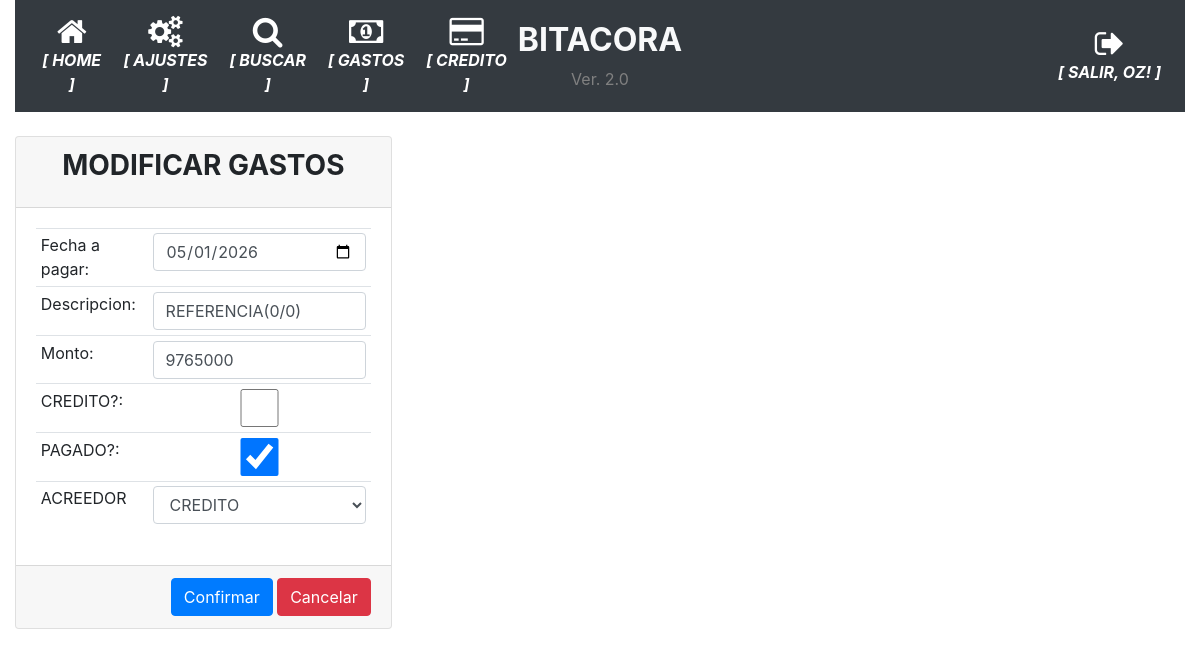
Page /modificar_gasto/3383 (signed in) on the earlier database version.
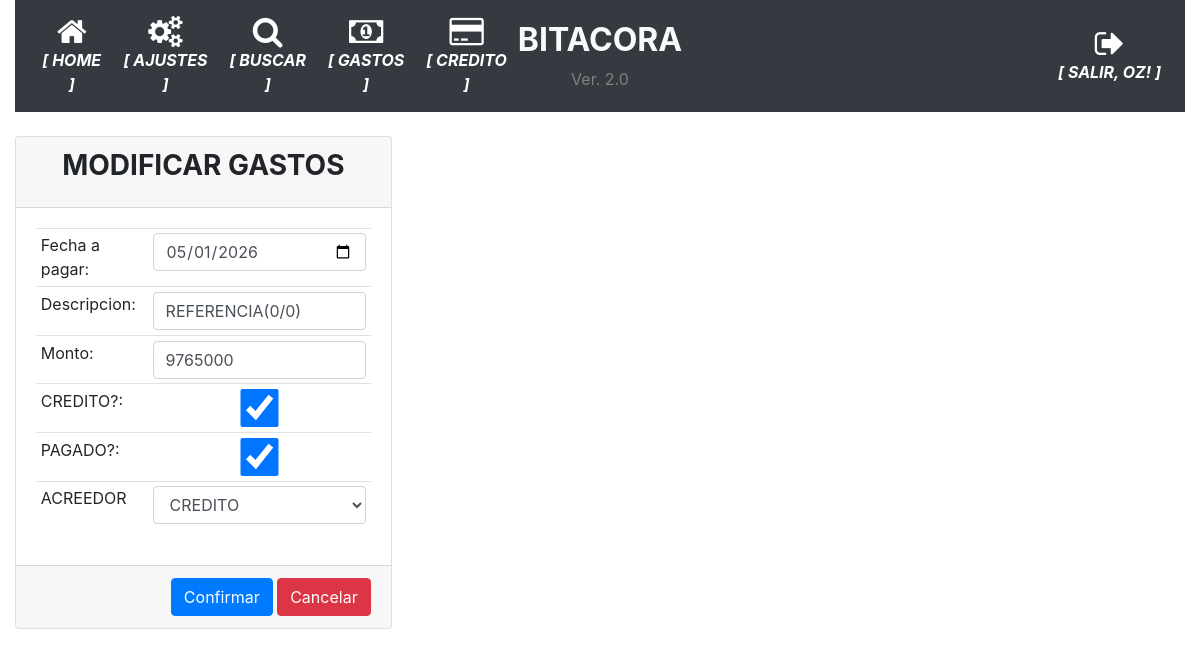
Same page on the later database version.
### app/models.py (models this page shows, shortened)
class GastosFijos(db.Model):
    __tablename__='gastos_fijos'
    id = db.Column(db.Integer, primary_key=True)
    date = db.Column(db.Date, nullable=False)
    fecha_pagar = db.Column(db.Date, nullable=False)
    descripcion = db.Column(db.String(100), nullable=False)
    monto = db.Column(db.Integer)
    operacion = db.Column(db.Boolean, server_default=u'False') # CREDITO O DEUDA
    pagado = db.Column(db.Boolean, server_default=u'False')
    id_agrupador_gastos = db.Column(db.Integer, db.ForeignKey('agrupador_gastos.id'), nullable=True)
    agrupador_gastos = db.relationship('AgrupadorGastos',backref='agrupador_gastos', foreign_keys=[id_agrupador_gastos])

### app/routes.py (the view)
@app.route('/modificar_gasto/<int:gasto_id>', methods=['GET', 'POST'])
@login_required
def modificar_gasto(gasto_id):
    gasto = GastosFijos.query.get(gasto_id)
    form = FormularioGastos()
    if gasto:
        if form.validate_on_submit():
            mes = gasto.fecha_pagar.strftime('%Y-%m')
            gasto.fecha_pagar = form.fecha_pagar.data
            gasto.descripcion = form.descripcion.data
            gasto.monto = form.monto.data
            gasto.id_agrupador_gastos = form.agrupador.data
            gasto.operacion = form.operacion.data
            gasto.pagado = form.pagado.data
            db.session.commit()
            flash('Se modifico el gasto con exito.')
            return redirect(url_for('historico_gastos_detalle', periodo=mes))
        else:
            for k, v in form.errors.items():
                flash('Error en: '+k)
        form.fecha_pagar.data = gasto.fecha_pagar
        form.descripcion.data = gasto.descripcion
        form.monto.data = gasto.monto
        form.operacion.data = gasto.operacion
        form.pagado.data = gasto.pagado
        form.agrupador.data = gasto.agrupador_gastos.id
        return render_template('modificar_gasto.html', form=form, gasto_id=gasto.id)
    else:
        flash('No se encontro el gasto a modificar.')
    return redirect(url_for('index'))

### app/formularios.py
class FormularioGastos(FlaskForm):
    fecha_pagar = DateField('DatePicker', format='%Y-%m-%d', default=datetime.now())
    descripcion = StringField('Descripcion', validators={DataRequired()})
    monto = IntegerField('Monto', validators={DataRequired()})
    agrupador = SelectField('Tipo', choices=listar_agrupador(), coerce=int)
    operacion = BooleanField('Pagado')
    pagado = BooleanField('Pagado')
    agrupador_view = StringField()
    submit = SubmitField('Confirmar')

### app/__init__.py (called while the page is built)
@app.context_processor
def inject_utility_functions():
    return dict(
        listar_tipos=listar_tipos,
        listar_tarjetas=listar_tarjetas
    )

### app/models.py (called while the page is built)
@login.user_loader
def load_user(id):
    return User.query.get(int(id))

### app/templates/modificar_gasto.html (shortened to what this page needs)
{% extends "base.html" %}
{% block main %}
<form action="{{ url_for('modificar_gasto', gasto_id=gasto_id) }}" method="post">
  <div class="card-columns">
    <div class="card">
        <div class="card-header">
            <h3 class="card-title text-center"><strong>MODIFICAR GASTOS</strong></h3>
        </div>
        <div class="card-body">
            <table class="table table-sm">
                <tr><td>Fecha a pagar:</td><td><strong>{{ form.fecha_pagar(class="form-control") }}</strong></td></tr>
                <tr><td>Descripcion:</td><td><strong>{{ form.descripcion(class="form-control") }}</strong></td></tr>
                <tr><td>Monto:</td><td><strong>{{ form.monto(class="form-control") }}</strong></td></tr>
                <tr><td>CREDITO?:</td><td><strong>{{ form.operacion(class="form-control") }}</strong></td></tr>
                <tr><td>PAGADO?:</td><td><strong>{{ form.pagado(class="form-control") }}</strong></td></tr>
                <tr><td>ACREEDOR</td><td><strong>{{ form.agrupador(class="form-control") }}</strong></td></tr>
            </table>
        </div>
        <div class="card-footer text-muted text-right">
            {{ form.submit(class="btn btn-primary") }}
            <a href="#" onclick="goBack()" class="btn btn-danger">Cancelar</a>
        </div>
    </div>
  </div>
</form>
{% endblock %}

Differences in the rows shown:
changed GastosFijos "REFERENCIA(0/0)": operacion "☐" → "☑"
